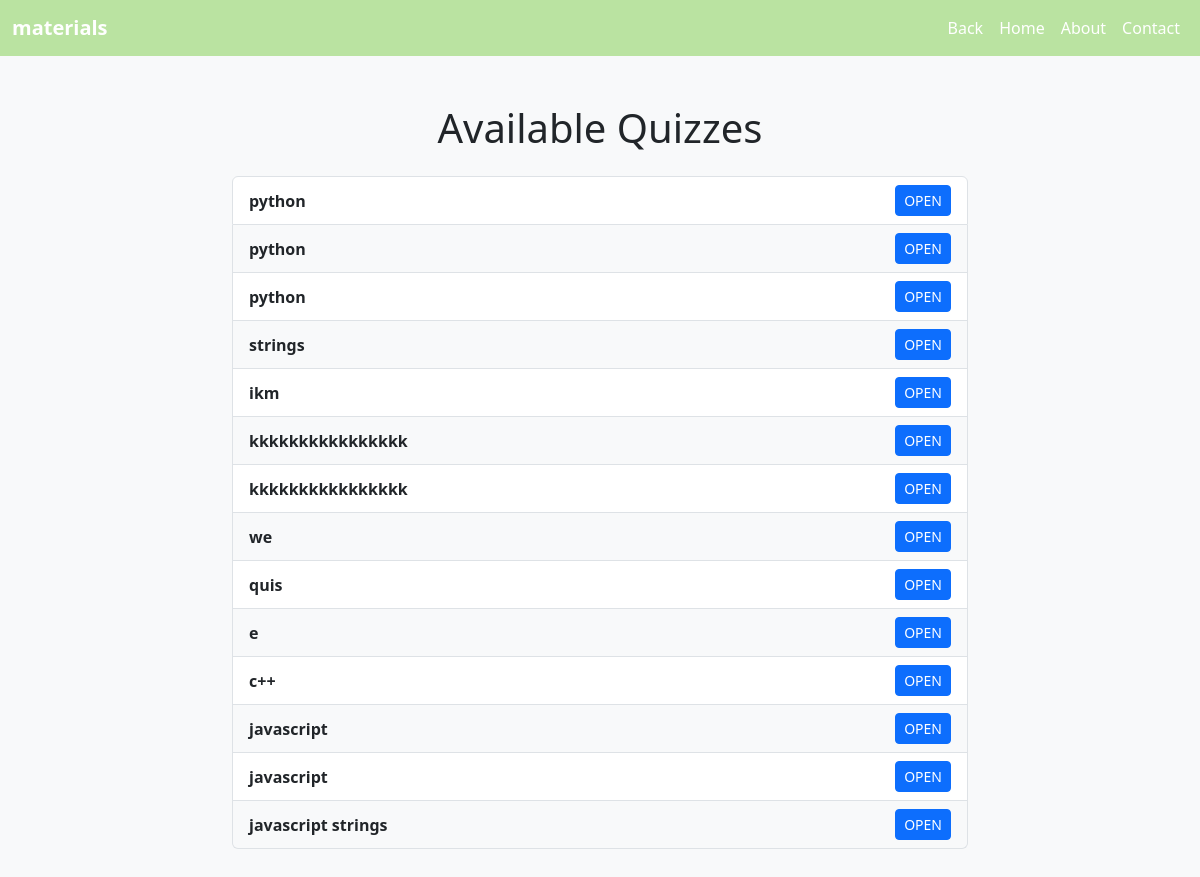
Screenshot of /quizzes/ with the database file from the repository.
### lms/models.py (models this page shows, shortened)
class Quiz(models.Model):
    course_content = models.ForeignKey('CourseContent', on_delete=models.CASCADE, related_name='quizzes',null=True, blank=True)
    title = models.CharField(max_length=255)
    description = models.TextField()
    marks = models.IntegerField(default=1)  # Ensure this field exists in your model
    time_limit = models.IntegerField(default=10)

### lms/views.py (the view)
# urls.py: path('quizzes/',quiz_list,name='quiz_list'),
def quiz_list(request):
    quizzes = Quiz.objects.all()  # Get all quizzes from the database
    return render(request, 'quiz_list.html', {'quizzes': quizzes})

### lms/templates/quiz_list.html (shortened to what this page needs)
<!DOCTYPE html>
<html>
<head>
    <link href="https://cdn.jsdelivr.net/npm/bootstrap@5.3.0/dist/css/bootstrap.min.css" rel="stylesheet">
</head>
<body class="bg-light">
  <body>
    <nav class="navbar navbar-expand-lg" style="background-color: hwb(97 63% 11%);">
      <div class="container-fluid">
        <a class="navbar-brand text-white" href="#" style="font-weight: bold;">materials</a>
        <div class="collapse navbar-collapse" id="navbarNav">
          <ul class="navbar-nav ms-auto">
            <li class="nav-item">
              <a class="nav-link text-white active" aria-current="page" href="{% url 'view_all'%}" style="font-size: 16px;">Back </a>
            </li>
            <li class="nav-item">
              <a class="nav-link text-white active" aria-current="page" href="{% url 'teacher_dashboard'%}" style="font-size: 16px;">Home </a>
            </li>
            <li class="nav-item">
              <a class="nav-link text-white" href="#" style="font-size: 16px;">About</a>
            </li>
            <li class="nav-item">
              <a class="nav-link text-white" href="#" style="font-size: 16px;">Contact          </a>
            </li>
          </ul>
        </div>
      </div>
    </nav>
    <div class="container my-5">
        <h1 class="text-center mb-4">Available Quizzes</h1>
        <div class="row">
            <div class="col-md-8 offset-md-2">
                <div class="list-group">
                    {% for quiz in quizzes %}
                        <div class="list-group-item d-flex justify-content-between align-items-center
                            {% cycle 'bg-white' 'bg-light' %}">
                            <span class="fw-bold">{{ quiz.title }}</span>
                            <a href="{% url 'attempt_quiz' quiz.id %}" class="btn btn-primary btn-sm">
                                OPEN
                            </a>
                        </div>
                    {% empty %}
                        <div class="alert alert-warning text-center" role="alert">
                            No quizzes available.
                        </div>
                    {% endfor %}
                </div>
            </div>
        </div>
    </div>
</body>
</html>

### rows the page displays
Quiz: title "python"
Quiz: title "python"
Quiz: title "python"
Quiz: title "strings"
Quiz: title "ikm"
Quiz: title "kkkkkkkkkkkkkkkk"
Quiz: title "kkkkkkkkkkkkkkkk"
Quiz: title "we"
Quiz: title "quis"
Quiz: title "e"
Quiz: title "c++"
Quiz: title "javascript"
Quiz: title "javascript"
Quiz: title "javascript strings"
